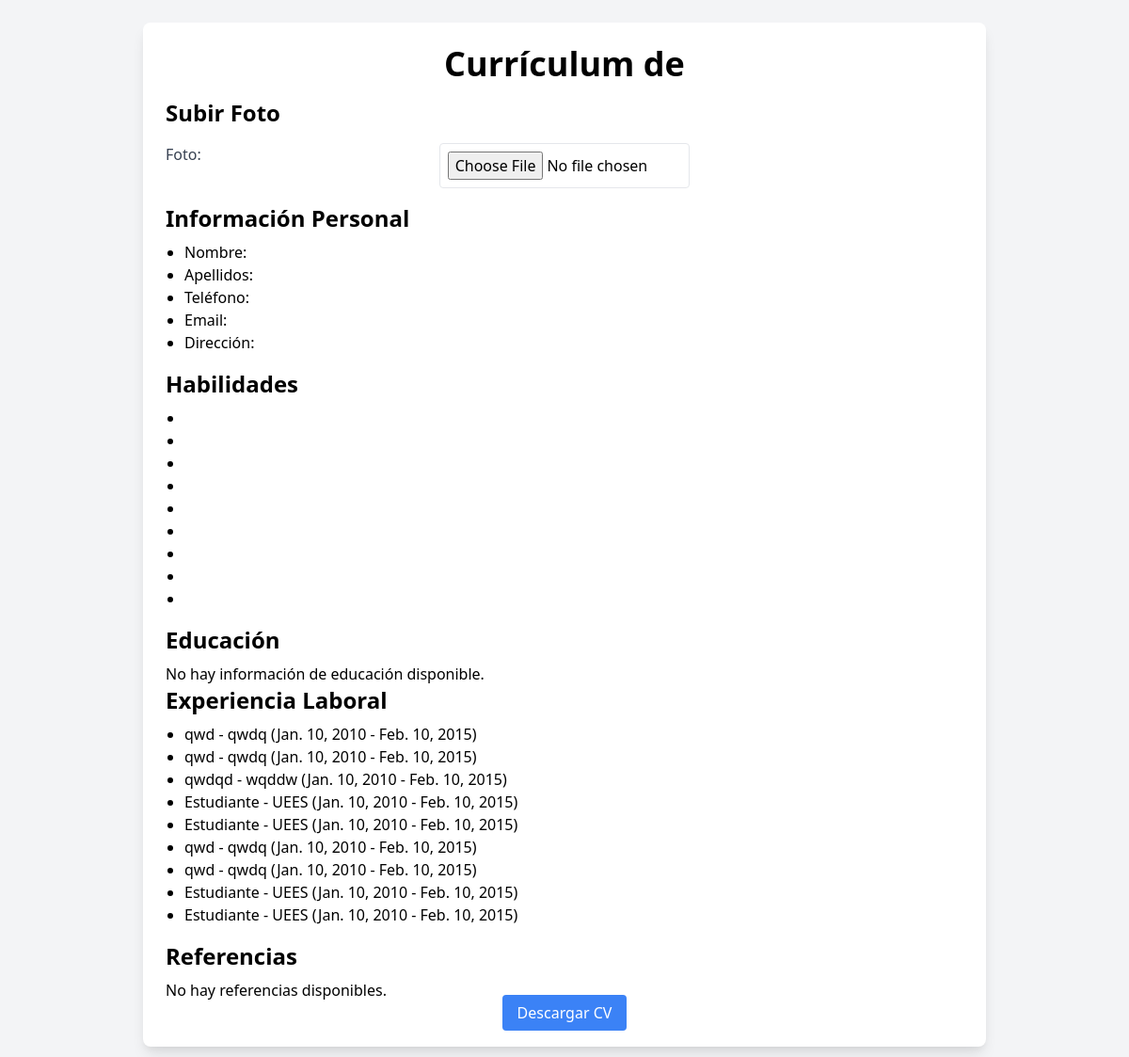
/1/cv_1/, run on an earlier commit of the app's database.
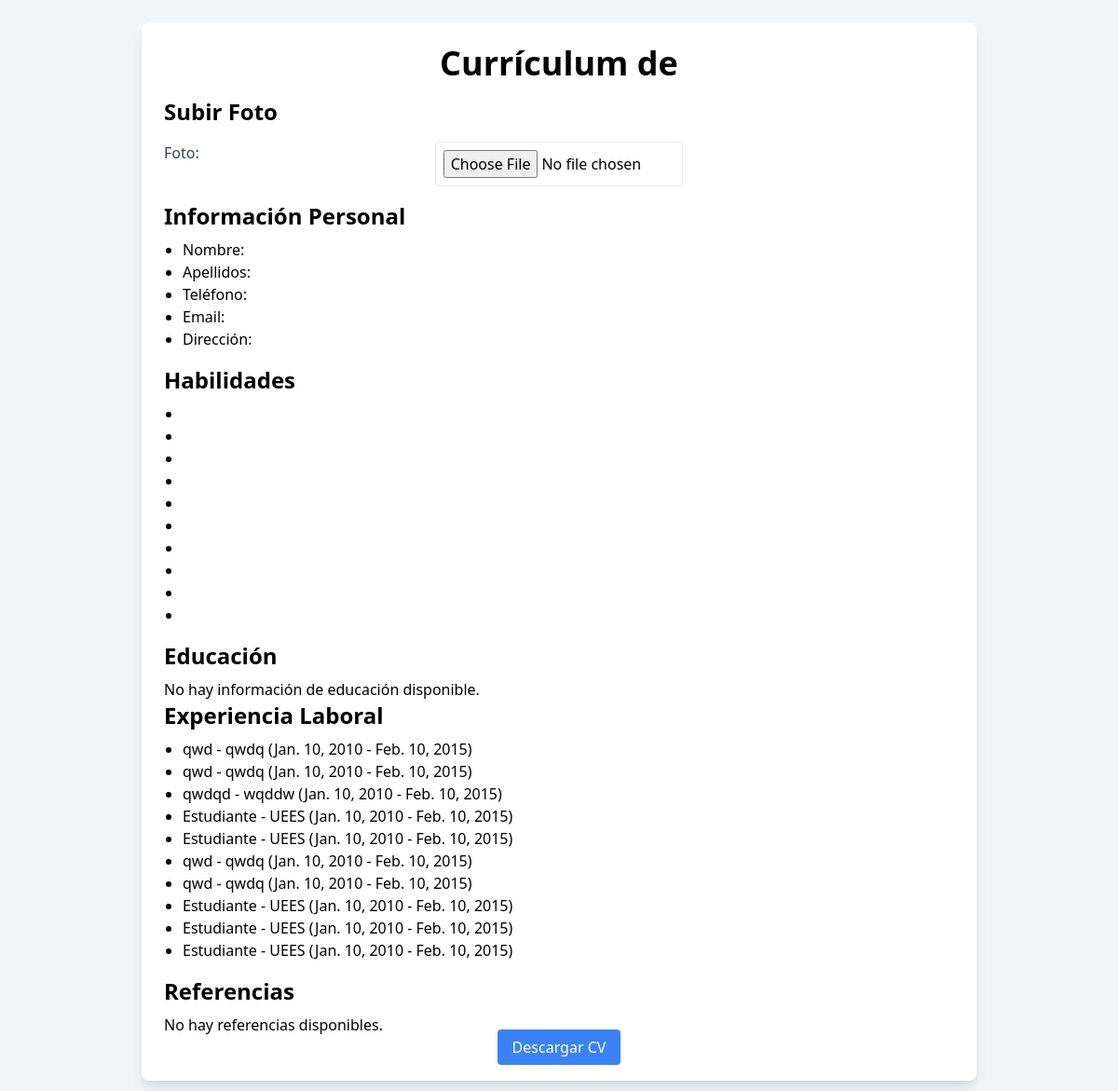
And on a later commit of the database.
### curriculum/models.py (models this page shows, shortened)
class ExperienciaLaboral(models.Model):
    curriculum = models.ForeignKey(Curriculum, on_delete=models.CASCADE, related_name="experiencias")
    empresa = models.CharField(max_length=100)
    cargo = models.CharField(max_length=100)
    fecha_inicio = models.DateField()
    fecha_fin = models.DateField()
    descripcion = models.TextField()

### curriculum/views.py (the view)
# urls.py: path('<int:usuario_id>/cv_1/', views.generar_cv_1, name='generar_cv_1'),
def generar_cv_1(request, usuario_id):
    usuario = get_object_or_404(Usuario, id=usuario_id)
    experiencias = ExperienciaLaboral.objects.filter(curriculum__usuario=usuario)
    educacion = Educacion.objects.filter(curriculum__usuario=usuario)
    habilidades = Habilidad.objects.filter(curriculum__usuario=usuario)
    context = {
        'usuario': usuario,
        'experiencias': experiencias,
        'educacion': educacion,
        'habilidades': habilidades,
    }
    return render(request, 'curriculum/cv_template_1.html', context)

### curriculum/templates/curriculum/cv_template_1.html (shortened to what this page needs)
{% load static %}
<!DOCTYPE html>
<html lang="es">
<head>
    <link rel="stylesheet" href="{% static 'css/styles.css' %}">
    <link href="https://cdn.jsdelivr.net/npm/tailwindcss@2.2.19/dist/tailwind.min.css" rel="stylesheet">
</head>
<body class="bg-gray-100 p-6">
    <div class="max-w-4xl mx-auto bg-white shadow-lg rounded-lg p-6">
        <h1 class="text-4xl font-bold text-center mb-4">Currículum de {{ curriculum.usuario.username }}</h1>
        <h2 class="text-2xl font-semibold mb-4">Subir Foto</h2>
        <div class="grid grid-cols-1 md:grid-cols-3 gap-6 mb-4">
            <label for="id_foto" class="block text-gray-700">Foto:</label>
            <input type="file" name="foto" id="id_foto" accept="image/*" class="border rounded p-2">
        </div>
        <h2 class="text-2xl font-semibold mb-2">Información Personal</h2>
        <ul class="list-disc ml-5 mb-4">
            <li>Nombre: <strong>{{ curriculum.nombres }}</strong></li>
            <li>Apellidos: <strong>{{ curriculum.apellidos }}</strong></li>
            <li>Teléfono: <strong>{{ curriculum.telefono }}</strong></li>
            <li>Email: <strong>{{ curriculum.usuario.email }}</strong></li>
            <li>Dirección: <strong>{{ curriculum.direccion }}</strong></li>
        </ul>
        <h2 class="text-2xl font-semibold mb-2">Habilidades</h2>
        {% if habilidades %}
            <ul class="list-disc ml-5 mb-4">
            {% for habilidad in habilidades %}
                <li>{{ habilidad.nombre }}</li>
            {% endfor %}
            </ul>
        {% else %}
            <p>No hay habilidades disponibles.</p>
        {% endif %}
        <h2 class="text-2xl font-semibold mb-2">Educación</h2>
        {% if educaciones %}
            <ul class="list-disc ml-5 mb-4">
            {% for educacion in educaciones %}
                <li>{{ educacion.titulo }} - {{ educacion.institucion }} ({{ educacion.fecha_inicio }} - {{ educacion.fecha_fin }})</li>
            {% endfor %}
            </ul>
        {% else %}
            <p>No hay información de educación disponible.</p>
        {% endif %}
        <h2 class="text-2xl font-semibold mb-2">Experiencia Laboral</h2>
        {% if experiencias %}
            <ul class="list-disc ml-5 mb-4">
            {% for experiencia in experiencias %}
                <li>{{ experiencia.cargo }} - {{ experiencia.empresa }} ({{ experiencia.fecha_inicio }} - {{ experiencia.fecha_fin }})</li>
            {% endfor %}
            </ul>
        {% else %}
            <p>No hay experiencia laboral disponible.</p>
        {% endif %}
        <h2 class="text-2xl font-semibold mb-2">Referencias</h2>
        {% if referencias %}
            <ul class="list-disc ml-5 mb-4">
            {% for referencia in referencias %}
                <li>{{ referencia.nombre }} - {{ referencia.parentesco }} ({{ referencia.telefono }})</li>
            {% endfor %}
            </ul>
        {% else %}
            <p>No hay referencias disponibles.</p>
        {% endif %}
        <div class="text-center">
            <a href="{% url 'descargar_cv_1' curriculum.usuario.id %}" class="bg-blue-500 text-white py-2 px-4 rounded hover:bg-blue-700">
                Descargar CV
            </a>
        </div>
    </div>
</body>
</html>

What changed in the data, as far as the page shows it:
added ExperienciaLaboral: cargo "Estudiante", empresa "UEES", fecha_inicio "Jan. 10, 2010", fecha_fin "Feb. 10, 2015"
